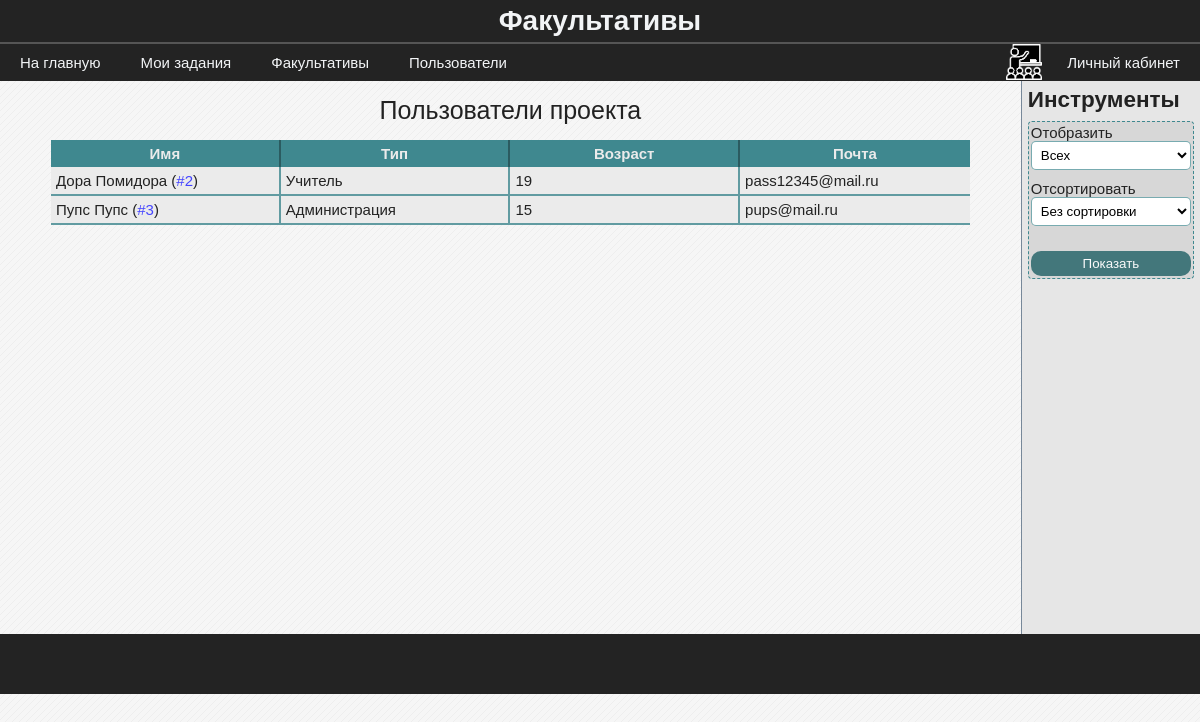
Screenshot of /users/ (signed in) with the database file from the repository.
### data/model_users.py (models this page shows, shortened)
class User(SqlAlchemyBase, UserMixin, SerializerMixin):
    __tablename__ = 'users'
    id = sqlalchemy.Column(sqlalchemy.Integer,
                           primary_key=True, autoincrement=True)
    surname = sqlalchemy.Column(sqlalchemy.String)
    name = sqlalchemy.Column(sqlalchemy.String)
    age = sqlalchemy.Column(sqlalchemy.Integer)
    email = sqlalchemy.Column(sqlalchemy.String)
    type = sqlalchemy.Column(sqlalchemy.Integer)
    last_time_in = sqlalchemy.Column(sqlalchemy.String,
                                     default=time.ctime)
    hashed_password = sqlalchemy.Column(sqlalchemy.String)
    photo = sqlalchemy.orm.relation("File", uselist=False)
    groups = sqlalchemy.orm.relation("Group",
                                     secondary="users_to_groups",
                                     backref="users")

### blueprints/users.py (the view)
@blueprint.route('/users/', methods=['GET', 'POST'])
def users():
    session = db_session.create_session()
    form = FormFilterUsers()
    if form.validate_on_submit():
        if form.filter_by.data == 4:
            users = session.query(User).all()
        else:
            users = session.query(User).filter(User.type == form.filter_by.data).all()
        if form.sort_by.data == 2:
            users.sort(key=lambda x: (x.name, x.surname))
        elif form.sort_by.data == 1:
            users.sort(key=lambda x: x.type)
        return render_template('users.html', users=users, bool_userbox=True, form=form)
    else:
        users = session.query(User).all()
        return render_template('users.html', users=users, bool_userbox=True, form=form)

### forms/form_filter_users.py
class FormFilterUsers(FlaskForm):
    filter_by = SelectField('Отобразить', choices=[(4, 'Всех'), (3, 'Учеников'), (2, 'Учителей'), (1, 'Администрацию')], coerce=int)
    sort_by = SelectField('Отсортировать', choices=[(3, 'Без сортировки'), (2, 'По алфавиту'), (1, 'По типу')], coerce=int)
    submit = SubmitField('Показать')

### blueprints/user_authenticate.py (called while the page is built)
@login_manager.user_loader
def user_load(user_id):
    session = db_session.create_session()
    return session.query(User).get(user_id)

### data/db_session.py (called while the page is built)
def create_session() -> Session:
    global __factory
    return __factory()

### templates/users.html (shortened to what this page needs)
{% extends "base.html" %}
{% block content %}
    <table class="average-table">
        <caption>Пользователи проекта</caption>
        <thead>
            <th>Имя</th>
            <th>Тип</th>
            <th>Возраст</th>
            <th>Почта</th>
        </thead>
        <tbody>
            {% for user in users %}
                <tr>
                    <td>{{ user.name }} {{ user.surname }} (<a href="/user/{{ user.id }}">#{{ user.id }}</a>)</td>
                    <td>
                        {{ 'Учитель' if user.type == 2 }}
                        {{ 'Администрация' if user.type == 1 }}
                    </td>
                    <td>{{ user.age }}</td>
                    <td>{{ user.email }}</td>
                </tr>
            {% endfor %}
        </tbody>
    </table>
{% endblock %}
{% if bool_userbox %}
{% block userbox %}
    <h2>Инструменты</h2>
    {% from 'macros/render_field.html' import render_field %}
    <form method='POST' class='mini-form' novalidate>
        {{ render_field(form.filter_by, class="form-field")}}
        {{ render_field(form.sort_by, class="form-field")}}
        <section>
            {{ form.submit(class='blue-btn submit') }}
        </section>
    </form>
{% endblock %}
{% endif %}

### static/css/stylesheet.css (style rules this page uses)
body { background-color: #f6f6f6; font-family: "Calibri", sans-serif; font-size: 15px; }
* { margin: 0; padding: 0; }
a { text-decoration: none; }
.userbox h2 { margin-bottom: 8px; }
.userbox input { text-decoration: none; border: none; width: 100%; }
.blue-btn { background-color: rgba(51, 109, 114, 1); color: white; }
.form-field { background-color: #fff; border-radius: 5px; border: 1px solid rgba(63, 136, 143, 0.7); box-sizing: border-box; outline: none; padding: 10px; width: 100%; }
.submit { background-color: rgba(51, 109, 114, 0.9); border-color: rgba(41, 87, 91, 0.9); border-radius: 10px; color: rgb(250, 250, 250); cursor: pointer; margin-top: 15px; padding: 10px; }
.mini-form { background-color: rgba(215, 215, 215); border: 1px dashed rgba(63, 136, 143); border-radius: 4px; padding: 2px; }
.mini-form .form-field { padding: 5px; margin-bottom: 10px; }
.mini-form .submit { padding: 5px; }
.average-table { border-spacing: 0; margin: auto; table-layout: fixed; width: 90%; }
.average-table a { color: #44f; }
.average-table caption { font-size: 25px; padding: 15px 0px; }
.average-table th { color:rgba(235, 235, 235); background-color: rgba(63, 136, 143, 1); border-right: 2px solid rgba(41, 87, 91, 0.9); padding: 5px 0px; margin-bottom: 5px; }
.average-table th:last-child { border-right: none; }
.average-table td { background-color: rgba(235, 235, 235); border-bottom: 2px solid rgba(63, 136, 143, 0.8); border-right: 2px solid rgba(63, 136, 143, 0.8); padding: 5px 5px; }
.average-table td:last-child { border-right: none; }

### rows the page displays
User: name "Дора", surname "Помидора", id "2", type "Учитель", age "19", email "pass12345@mail.ru"
User: name "Пупс", surname "Пупс", id "3", type "Администрация", age "15", email "pups@mail.ru"

### other values shown
{{ field.label() }} "Отобразить Отсортировать"
